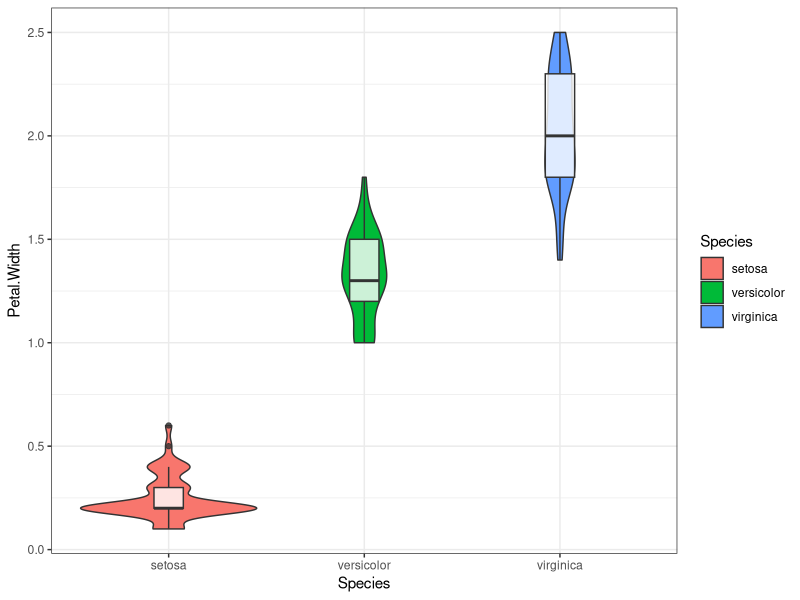
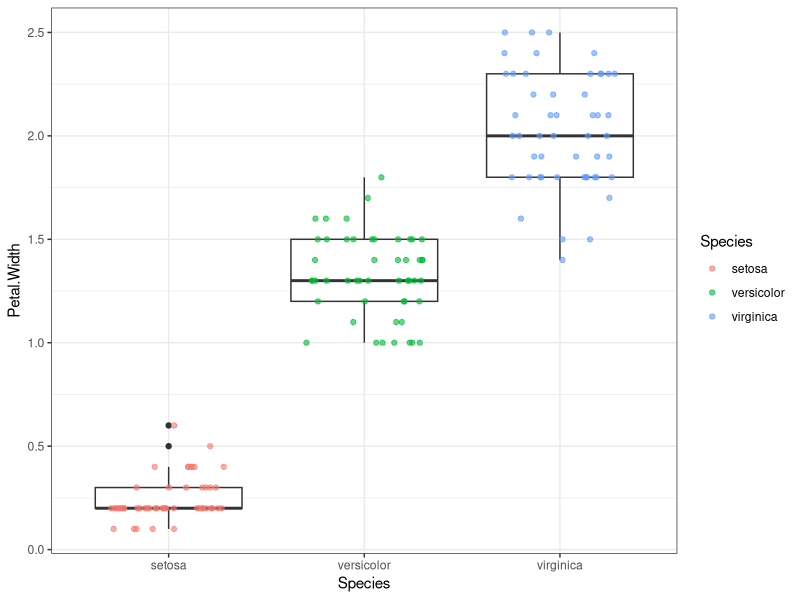
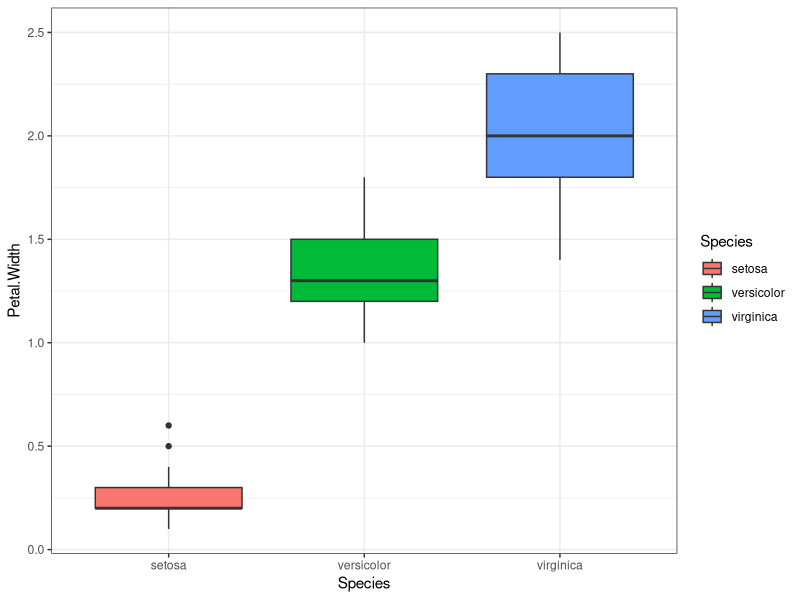
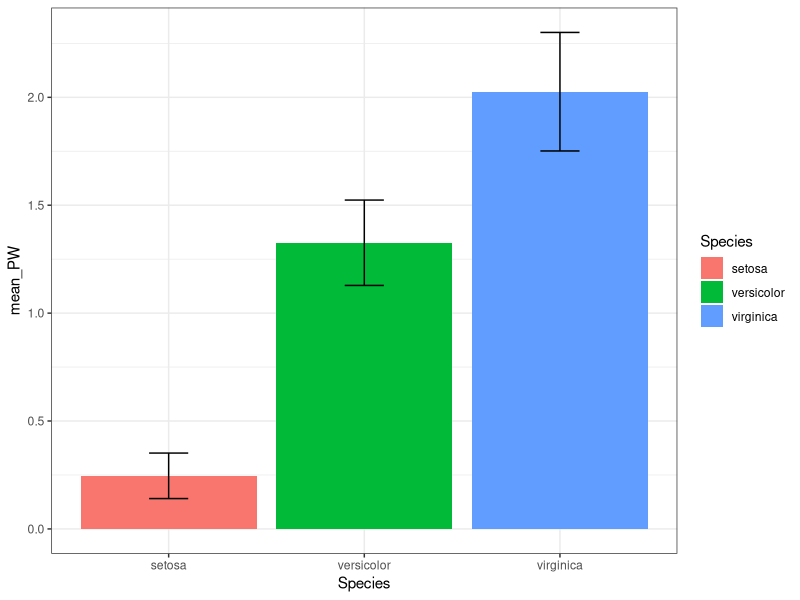
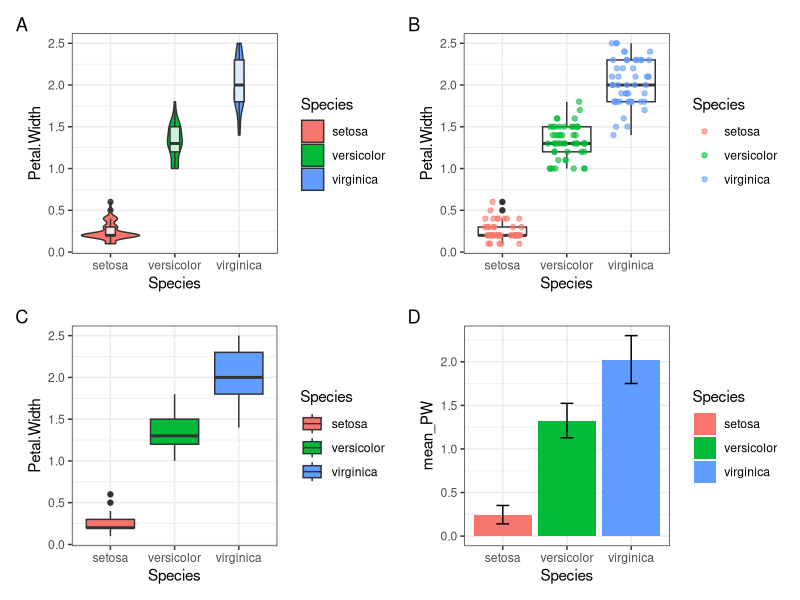

Write R code to recreate these figures, in order.
## ---- chunk 1
library(tidyverse)
violin_box <- iris %>% 
  ggplot(aes(x = Species, y = Petal.Width))+
  geom_violin(aes(fill = Species))+
  geom_boxplot(width = 0.15, alpha = 0.8)+
  theme_bw()
violin_box
## ---- chunk 2
box_point <- iris %>% 
  ggplot(aes(Species, Petal.Width))+
  geom_boxplot()+
  geom_jitter(aes(colour = Species), 
              position = position_jitter(width = 0.3, height = 0),
              alpha = 0.6, size = 1.5)+
  theme_bw()
box_point
## ---- chunk 3
box <- iris %>% 
  ggplot(aes(Species, Petal.Width, fill = Species))+
  geom_boxplot()+
  theme_bw()
bar <- iris %>% 
  group_by(Species) %>% 
  summarise(mean_PW = mean(Petal.Width), sd_PW = sd(Petal.Width)) %>% 
  ggplot(aes(Species, mean_PW, fill = Species))+
  geom_bar(stat = 'identity')+
  geom_errorbar(aes(ymin = mean_PW - sd_PW, ymax = mean_PW + sd_PW), width = 0.2)+
  theme_bw()
box
bar
## ---- chunk 4
library(patchwork)
p <- (violin_box + box_point) / (box + bar)
p + plot_annotation(tag_levels = 'A')
